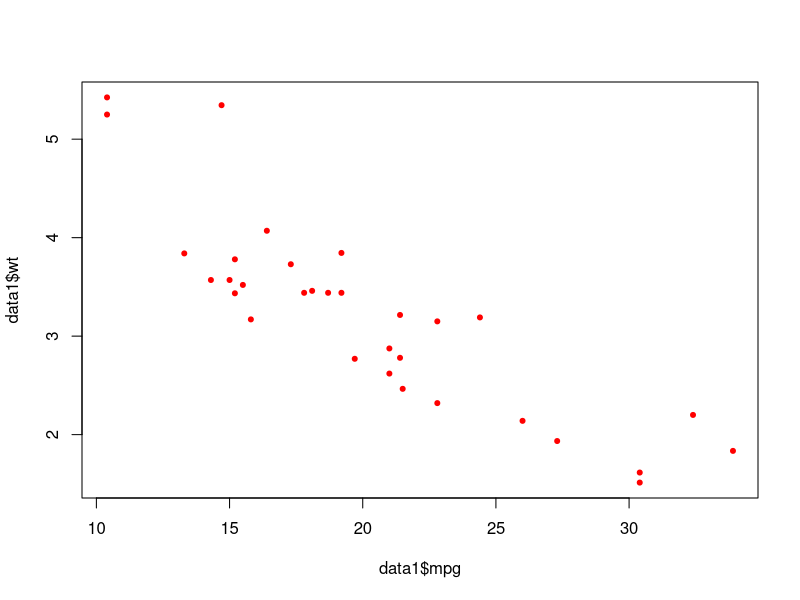

Write R code to recreate this figure.
rm(list=ls())
Mgd<-function(x1,x2,y,m1,m2,c,alpha,gamma,iter){
  iterations=0
  Lf<-0
  u_m1<-0
  u_m2<-0
  u_c<-0
  while(iterations<=iter){
    y_pred<-m1*x1+m2*x2+c
    Lf_new<-0.5*sum((y_pred-y)^2)
    nu_m1<-gamma*u_m1+alpha*sum((y_pred-y)*x1)
    nu_m2<-gamma*u_m2+alpha*sum((y_pred-y)*x2)
    nu_c<-gamma*u_c+alpha*sum(y_pred-y)
    m1<-m1-nu_m1
    m2<-m2-nu_m2
    c<-c-nu_c
    u_m1<-nu_m1
    u_m2<-nu_m2
    u_c<-nu_c
    Lf<-Lf_new
    iterations=iterations+1
  }
  return(paste("optimal intercept:",c,"optimatl slope:",m1,m2,"Loss funciton:",Lf,"iterations:",iterations))
}
data1<-mtcars
plot(data1$mpg,data1$wt,col="red",pch=20)
Mgd(data1$wt,data1$hp,data1$mpg,-0.2,-0.2,32,0.000002,0,1000000)
lr<-lm(data1$mpg~data1$hp+data1$wt)
lr